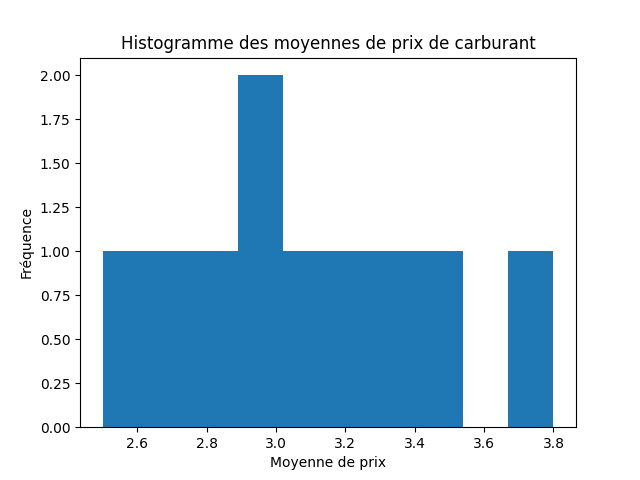

Write the Python code that produced this figure.
import matplotlib.pyplot as plt
import outils

"""def moyenne_carburants(prix_id,result_info,prix_moyens,carburant1_data, nom_carburant1):
    prix_moyens = []

    if result_info.get('prix_id', '') == 1:"""


def histogramme(prix_moyens):
    # Tableau de moyennes de prix de carburant
    moyenne_carburant = [2.5, 3.0, 2.8, 3.2, 3.5, 2.7, 3.8, 3.1, 2.9, 3.3]

    # Création de l'histogramme
    n, bins, patches = plt.hist(moyenne_carburant, bins=10)

    # Ajout de titres et d'étiquettes aux axes
    plt.title('Histogramme des moyennes de prix de carburant')
    plt.xlabel('Moyenne de prix')
    plt.ylabel('Fréquence')

    # Affichage de l'histogramme
    plt.savefig('histogramme.png')
    plt.show()